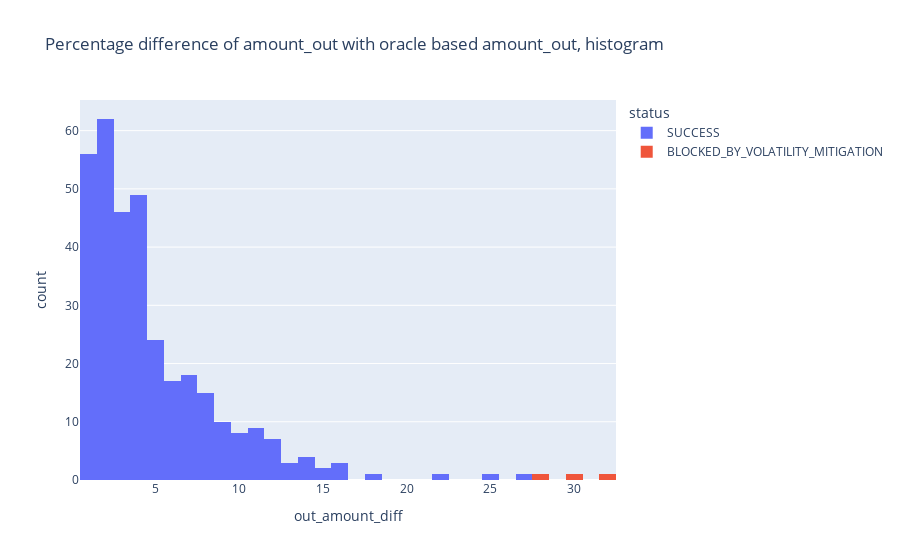

The code cell stored with this chart in its notebook:
### Markdown cell above
**It can be seen that all of the swaps with a slice_factor greater than 20 have been blocked**

### Code cell
import plotly.express as px

fig = px.histogram(swaps1_df[swaps1_df.slice_factor > 1], x="out_amount_diff", color="status",
                  title='Percentage difference of amount_out with oracle based amount_out, histogram').update_xaxes(categoryorder='total descending')
fig.show()

### Figure 1 — Plotly figure (JSON) as saved in the notebook; plotly's stock layout.template omitted (floating-point values rounded to 4 significant figures; data arrays with more than 128 entries replaced by an {"elided": "..."} marker saying what was removed)
{"data": [{"alignmentgroup": "True", "bingroup": "x", "hovertemplate": "status=SUCCESS<br>out_amount_diff=%{x}<br>count=%{y}<extra></extra>", "legendgroup": "SUCCESS", "marker": {"color": "#636efa", "pattern": {"shape": ""}}, "name": "SUCCESS", "offsetgroup": "SUCCESS", "orientation": "v", "showlegend": true, "type": "histogram", "x": {"elided": "337 int values"}, "xaxis": "x", "yaxis": "y"}, {"alignmentgroup": "True", "bingroup": "x", "hovertemplate": "status=BLOCKED_BY_VOLATILITY_MITIGATION<br>out_amount_diff=%{x}<br>count=%{y}<extra></extra>", "legendgroup": "BLOCKED_BY_VOLATILITY_MITIGATION", "marker": {"color": "#EF553B", "pattern": {"shape": ""}}, "name": "BLOCKED_BY_VOLATILITY_MITIGATION", "offsetgroup": "BLOCKED_BY_VOLATILITY_MITIGATION", "orientation": "v", "showlegend": true, "type": "histogram", "x": [32, 28, 30], "xaxis": "x", "yaxis": "y"}], "layout": {"barmode": "relative", "legend": {"title": {"text": "status"}, "tracegroupgap": 0}, "title": {"text": "Percentage difference of amount_out with oracle based amount_out, histogram"}, "xaxis": {"anchor": "y", "categoryorder": "total descending", "domain": [0, 1], "title": {"text": "out_amount_diff"}}, "yaxis": {"anchor": "x", "domain": [0, 1], "title": {"text": "count"}}}}
